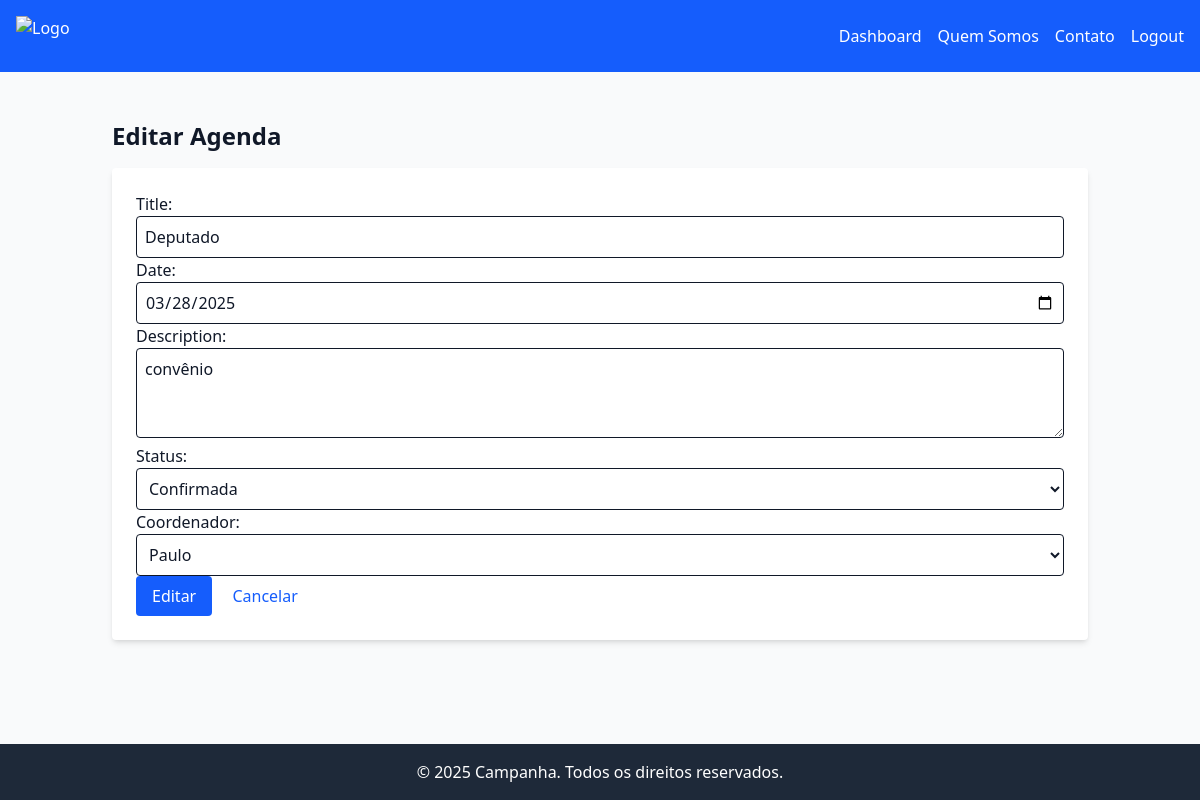
The page /agenda/4/editar/ (signed in) on the database its author committed.
### agenda/models.py (models this page shows, shortened)
class Agenda(models.Model):
    title = models.CharField(max_length=255)
    date = models.DateField()
    description = models.TextField(blank=True, null=True)
    status = models.CharField(
        max_length=50,
        choices=[
            ('pendente', 'Pendente'),
            ('confirmada', 'Confirmada'),
            ('conflitante', 'Conflitante')
        ]
    )
    coordenador = models.ForeignKey(Coordenador, on_delete=models.CASCADE, related_name="agendas")

### agenda/views.py (the view)
# urls.py: path('<int:pk>/editar/', views.edit_agenda, name='edit'),
@login_required
def edit_agenda(request, pk):
    agenda = get_object_or_404(Agenda, pk=pk)
    if request.method == 'POST':
        form = AgendaForm(request.POST, instance=agenda)
        if form.is_valid():
            form.save()
            return redirect('agenda:detail', pk=agenda.pk)
    else:
        form = AgendaForm(instance=agenda)
    return render(request, 'agenda/form.html', {'form': form, 'action': 'Editar'})

### agenda/forms.py
class AgendaForm(forms.ModelForm):
    class Meta:
        model = Agenda
        fields = ['title', 'date', 'description', 'status', 'coordenador']
        widgets = {
            'title': forms.TextInput(attrs={'class': 'border rounded p-2 w-full'}),
            'date': forms.DateInput(attrs={'type': 'date', 'class': 'border rounded p-2 w-full'}, format='%Y-%m-%d'),
            'description': forms.Textarea(attrs={'class': 'border rounded p-2 w-full', 'rows': 3}),
            'status': forms.Select(attrs={'class': 'border rounded p-2 w-full'}),
            'coordenador': forms.Select(attrs={'class': 'border rounded p-2 w-full'}),
        }
    def __init__(self, *args, **kwargs):
        super(AgendaForm, self).__init__(*args, **kwargs)
        if self.instance and self.instance.pk and self.instance.date:
            self.fields['date'].initial = self.instance.date.strftime('%Y-%m-%d')

### campanha/models.py (called while the page is built)
    def __str__(self):
        return self.username

### agenda/templates/agenda/form.html (shortened to what this page needs)
{% extends 'base1.html' %}
{% block content %}
<div class="container mx-auto p-6">
    <h1 class="text-2xl font-bold mb-4">{{ action }} Agenda</h1>
    <form method="post" class="bg-white p-6 shadow-md rounded">
        {{ form.as_p }}
        <button type="submit" class="bg-blue-600 text-white px-4 py-2 rounded hover:bg-blue-700" name="action" value="save" >{{ action }}</button>
        <a href="{% url 'agenda:list' %}" class="ml-4 text-blue-600 hover:underline">Cancelar</a>
    </form>
</div>
{% endblock %}

### campanha/templates/base1.html (style rules this page uses)
html, body { height: 100%; margin: 0; }
body { display: flex; flex-direction: column; }

### rows shown on the page
Agenda: title "Deputado", date "03/28/2025", description "convênio", status "Confirmada", coordenador "Paulo"

### other values the page prints
{{ action }} "Editar"
